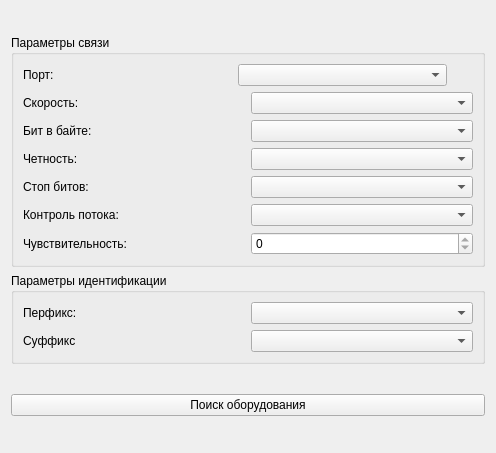
<?xml version="1.0" encoding="UTF-8"?>
<ui version="4.0">
 <class>BarcodeScannerSettings</class>
 <widget class="QWidget" name="BarcodeScannerSettings">
  <property name="geometry">
   <rect>
    <x>0</x>
    <y>0</y>
    <width>496</width>
    <height>453</height>
   </rect>
  </property>
  <property name="windowTitle">
   <string>Параметры сканера штрих-кода</string>
  </property>
  <layout class="QGridLayout" name="gridLayout">
   <item row="0" column="0">
    <layout class="QVBoxLayout" name="main_l">
     <item>
      <widget class="QGroupBox" name="commParam_gb">
       <property name="sizePolicy">
        <sizepolicy hsizetype="Preferred" vsizetype="Fixed">
         <horstretch>0</horstretch>
         <verstretch>0</verstretch>
        </sizepolicy>
       </property>
       <property name="title">
        <string>Параметры связи</string>
       </property>
       <layout class="QGridLayout" name="gridLayout_2">
        <item row="0" column="0">
         <layout class="QVBoxLayout" name="cp_l">
          <item>
           <layout class="QHBoxLayout" name="port_l">
            <item>
             <widget class="QLabel" name="port_lbl">
              <property name="text">
               <string>Порт:</string>
              </property>
             </widget>
            </item>
            <item>
             <widget class="QComboBox" name="port_cbox"/>
            </item>
            <item>
             <widget class="QPushButton" name="updPortList_btn">
              <property name="sizePolicy">
               <sizepolicy hsizetype="Fixed" vsizetype="Fixed">
                <horstretch>0</horstretch>
                <verstretch>0</verstretch>
               </sizepolicy>
              </property>
              <property name="minimumSize">
               <size>
                <width>20</width>
                <height>20</height>
               </size>
              </property>
              <property name="maximumSize">
               <size>
                <width>20</width>
                <height>20</height>
               </size>
              </property>
              <property name="toolTip">
               <string>Обновить список портов</string>
              </property>
              <property name="text">
               <string/>
              </property>
              <property name="icon">
               <iconset resource="../../../../icons/icons.qrc">
                <normaloff>:/icons/update.ico</normaloff>:/icons/update.ico</iconset>
              </property>
              <property name="flat">
               <bool>true</bool>
              </property>
             </widget>
            </item>
           </layout>
          </item>
          <item>
           <layout class="QHBoxLayout" name="boundRate_l">
            <item>
             <widget class="QLabel" name="boundRate_lbl">
              <property name="text">
               <string>Скорость:</string>
              </property>
             </widget>
            </item>
            <item>
             <widget class="QComboBox" name="boundRate_cbox"/>
            </item>
           </layout>
          </item>
          <item>
           <layout class="QHBoxLayout" name="bitCount_l">
            <item>
             <widget class="QLabel" name="bitCount_lbl">
              <property name="text">
               <string>Бит в байте:</string>
              </property>
             </widget>
            </item>
            <item>
             <widget class="QComboBox" name="bitCount_cbox"/>
            </item>
           </layout>
          </item>
          <item>
           <layout class="QHBoxLayout" name="parity_l">
            <item>
             <widget class="QLabel" name="parity_lbl">
              <property name="text">
               <string>Четность:</string>
              </property>
             </widget>
            </item>
            <item>
             <widget class="QComboBox" name="parity_cbox"/>
            </item>
           </layout>
          </item>
          <item>
           <layout class="QHBoxLayout" name="stopBit_l">
            <item>
             <widget class="QLabel" name="stopBit_lbl">
              <property name="text">
               <string>Стоп битов:</string>
              </property>
             </widget>
            </item>
            <item>
             <widget class="QComboBox" name="stopBit_cbox"/>
            </item>
           </layout>
          </item>
          <item>
           <layout class="QHBoxLayout" name="flowControl_l">
            <item>
             <widget class="QLabel" name="flowControl_lbl">
              <property name="sizePolicy">
               <sizepolicy hsizetype="Preferred" vsizetype="Preferred">
                <horstretch>0</horstretch>
                <verstretch>0</verstretch>
               </sizepolicy>
              </property>
              <property name="text">
               <string>Контроль потока:</string>
              </property>
             </widget>
            </item>
            <item>
             <widget class="QComboBox" name="flowControl_cbox"/>
            </item>
           </layout>
          </item>
          <item>
           <layout class="QHBoxLayout" name="sensitivity_l">
            <item>
             <widget class="QLabel" name="sensitivity_lbl">
              <property name="text">
               <string>Чувствительность:</string>
              </property>
             </widget>
            </item>
            <item>
             <widget class="QSpinBox" name="sensitivity_sbox">
              <property name="readOnly">
               <bool>true</bool>
              </property>
              <property name="maximum">
               <number>999</number>
              </property>
             </widget>
            </item>
           </layout>
          </item>
         </layout>
        </item>
       </layout>
      </widget>
     </item>
     <item>
      <widget class="QGroupBox" name="identifOpt_gb">
       <property name="sizePolicy">
        <sizepolicy hsizetype="Preferred" vsizetype="Fixed">
         <horstretch>0</horstretch>
         <verstretch>0</verstretch>
        </sizepolicy>
       </property>
       <property name="title">
        <string>Параметры идентификации</string>
       </property>
       <layout class="QGridLayout" name="gridLayout_3">
        <item row="0" column="0">
         <layout class="QVBoxLayout" name="identifOpt_l">
          <item>
           <layout class="QHBoxLayout" name="prefix_l">
            <item>
             <widget class="QLabel" name="prefix_lbl">
              <property name="text">
               <string>Перфикс:</string>
              </property>
             </widget>
            </item>
            <item>
             <widget class="QComboBox" name="prefix_cbox"/>
            </item>
           </layout>
          </item>
          <item>
           <layout class="QHBoxLayout" name="suffix_l">
            <item>
             <widget class="QLabel" name="suffix_lbl">
              <property name="text">
               <string>Суффикс</string>
              </property>
             </widget>
            </item>
            <item>
             <widget class="QComboBox" name="suffix_cbox"/>
            </item>
           </layout>
          </item>
         </layout>
        </item>
       </layout>
      </widget>
     </item>
    </layout>
   </item>
   <item row="1" column="0">
    <widget class="QPushButton" name="searchDevice_btn">
     <property name="text">
      <string>Поиск оборудования</string>
     </property>
    </widget>
   </item>
  </layout>
 </widget>
 <resources>
  <include location="../../../../icons/icons.qrc"/>
 </resources>
 <connections/>
</ui>
